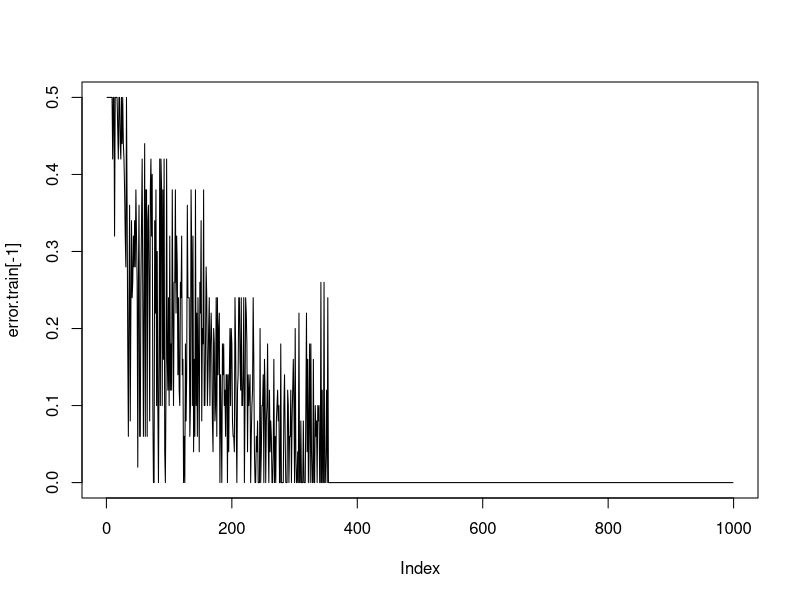
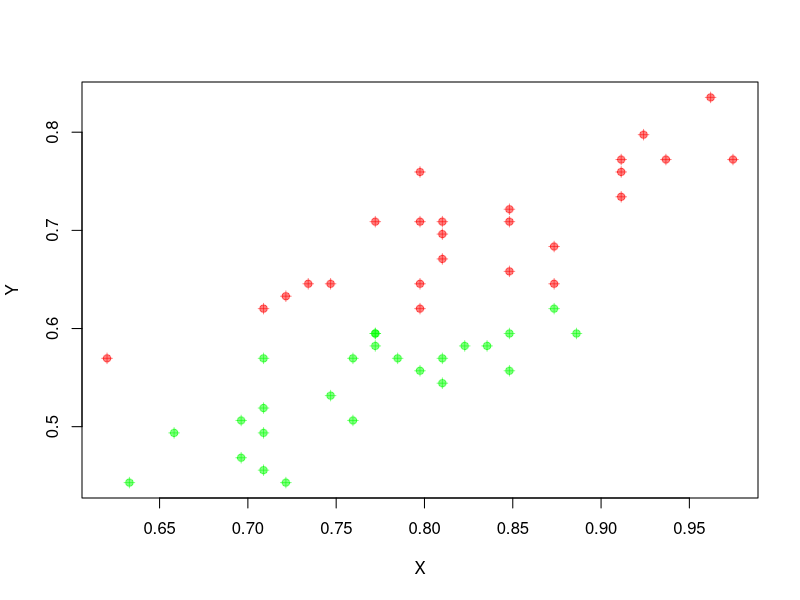

Recreate these plots in R, in order.
#### Custom Neuralnet - Iris Dataset

### Setup
set.seed(12345)

## Iris dataset
data.iris = as.data.frame(iris)
idx = data.iris$Species %in% c("virginica", "versicolor")
y.iris = ifelse(data.iris[idx,]$Species=="virginica", 1, 0)
X.iris = data.iris[idx,c(1,3)] # Select only Lengths to be able to plot
n.iris = dim(X.iris)[1]
X.iris = as.matrix(X.iris / max(X.iris)) # Rescale for faster convergence

# Data info
n.all = n.iris
X.all = X.iris
y.all = y.iris

# Split into training and validation set
ids = sample(1:n.all, n.all/2)
train = X.all[ids,] # training
valid = X.all[-ids,] # validation
X.train = as.matrix(X.all[ids,])
X.valid = as.matrix(X.all[-ids,])
y.train = y.all[ids]
y.valid = y.all[-ids]
n.train = dim(X.train)[1]
n.valid = dim(X.valid)[1]

# init weights
w.j = as.matrix(cbind(runif(2, -0.5, 0.5), runif(2, -0.5, 0.5)))
b.j = as.matrix(runif(2, -0.5, 0.5), ncol=1, nrow=2)
w.k = runif(2, -0.5, 0.5)
b.k = runif(1, -0.5, 0.5)

learning.rate = 6 #^2 # 1/25^2 which is in [1/n, 1/n^2]
n.iterations = 1000 # number of training iterations
error.train = numeric()
error.valid = numeric()

### Functions
sigmoid = function(z){
  return(1 / (1+exp(-z)))
}

### Implementation

for(n in 1:n.iterations){
  # error train
  z.j.train = sweep(X.train %*% t(w.j), 2, b.j, "+")
  a.k.train = z.j.train %*% w.k+b.k
  y.k.train = sigmoid(a.k.train) > 0.5
  error.train[n] = mean((y.k.train-y.train)^2)
  
  # error validation
  z.j.valid = sweep(X.valid %*% t(w.j), 2, b.j, "+")
  a.k.valid = z.j.valid %*% w.k+b.k
  y.k.valid = sigmoid(a.k.valid)
  error.valid[n] = mean((y.k.valid-y.valid)^2)
  
  #cat("n: ", n, "| error.train: ", error.train[n], "| error.valid: ", error.valid[n], "\n")
  #flush.console()
  
  for(i in 1:n.train){
    # forward propagation
    z.j = tanh(w.j %*% X.train[i,]+b.j)
    a.k = t(w.k) %*% z.j+b.k
    y.k = sigmoid(a.k)[1]
    
    # backward propagation
    d.k = (y.k-y.train[i]) * y.k * (1-y.k)
    d.j = as.matrix((1-z.j^2)*w.k*d.k, nrow=2, ncol=1)
    
    # update weigths and biases
    b.k = b.k - learning.rate*d.k
    w.k = w.k - learning.rate*d.k*z.j
    b.j = b.j - learning.rate*d.j
    w.j = w.j - learning.rate*d.j%*%X.train[i,]
  }
}

#plot(error.valid[-1], type="l", col=3)
plot(error.train[-1], type="l", col=1)
#lines(error[-1], type="l", col=5)
yfit.train = ifelse(y.k.train>0.5, 1, 0)
plot(X.train[,1], X.train[,2], col=rgb(y.train,1-y.train,0,0.5), pch=19,
     xlab="X", ylab="Y")
points(X.train[,1], X.train[,2], col=rgb(yfit.train,1-yfit.train,0,0.5), pch=3)

       